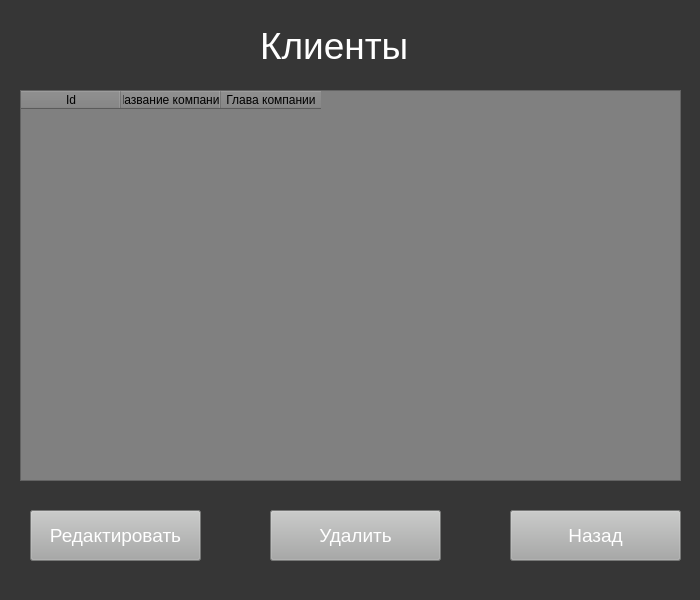
<?xml version="1.0" encoding="UTF-8"?>
<ui version="4.0">
 <class>Form</class>
 <widget class="QWidget" name="Form">
  <property name="geometry">
   <rect>
    <x>0</x>
    <y>0</y>
    <width>700</width>
    <height>600</height>
   </rect>
  </property>
  <property name="windowTitle">
   <string>Form</string>
  </property>
  <property name="styleSheet">
   <string notr="true">background-color: rgb(54,54,54)</string>
  </property>
  <widget class="QTableWidget" name="client_table">
   <property name="geometry">
    <rect>
     <x>20</x>
     <y>90</y>
     <width>661</width>
     <height>391</height>
    </rect>
   </property>
   <property name="styleSheet">
    <string notr="true">background-color: grey</string>
   </property>
   <property name="sortingEnabled">
    <bool>true</bool>
   </property>
   <column>
    <property name="text">
     <string>Id</string>
    </property>
   </column>
   <column>
    <property name="text">
     <string>Название компании</string>
    </property>
   </column>
   <column>
    <property name="text">
     <string>Глава компании</string>
    </property>
   </column>
  </widget>
  <widget class="QLabel" name="label">
   <property name="geometry">
    <rect>
     <x>260</x>
     <y>10</y>
     <width>191</width>
     <height>71</height>
    </rect>
   </property>
   <property name="styleSheet">
    <string notr="true">color:rgb(255,255,255);
font-size:28pt</string>
   </property>
   <property name="text">
    <string>Клиенты</string>
   </property>
  </widget>
  <widget class="QPushButton" name="edit_button">
   <property name="geometry">
    <rect>
     <x>30</x>
     <y>510</y>
     <width>171</width>
     <height>51</height>
    </rect>
   </property>
   <property name="styleSheet">
    <string notr="true">background-color:rgb(167,168,167);
font-size:14pt;
color:rgb(255,255,255)</string>
   </property>
   <property name="text">
    <string>Редактировать</string>
   </property>
  </widget>
  <widget class="QPushButton" name="delete_button">
   <property name="geometry">
    <rect>
     <x>270</x>
     <y>510</y>
     <width>171</width>
     <height>51</height>
    </rect>
   </property>
   <property name="styleSheet">
    <string notr="true">background-color:rgb(167,168,167);
font-size:14pt;
color:rgb(255,255,255)</string>
   </property>
   <property name="text">
    <string>Удалить</string>
   </property>
  </widget>
  <widget class="QPushButton" name="exit">
   <property name="geometry">
    <rect>
     <x>510</x>
     <y>510</y>
     <width>171</width>
     <height>51</height>
    </rect>
   </property>
   <property name="styleSheet">
    <string notr="true">background-color:rgb(167,168,167);
font-size:14pt;
color:rgb(255,255,255)</string>
   </property>
   <property name="text">
    <string>Назад</string>
   </property>
  </widget>
 </widget>
 <resources/>
 <connections/>
</ui>
